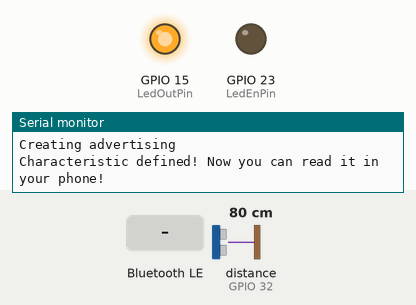
A sketch run on a simulated ESP32. Shown: output pins drawn as LEDs (lit = HIGH), the last lines printed to the serial monitor. Wiring (inferred from the names in the program): ultrasonic range finder: trigger GPIO 33; echo GPIO 32. Inputs (shaded band) come from the test bench; at power-on: distance to the obstacle (sensor on GPIO 32) 80 cm. The echo pulse lasts 58.3 µs per cm; nothing arrives over Bluetooth unless stated; a phone connects over Bluetooth LE 3 s after start; pins used as bus, display or sensor lines are not drawn.

Above: at 1.2 s.
1.3 s: Bluetooth LE write "5" received
At 2.7 s:
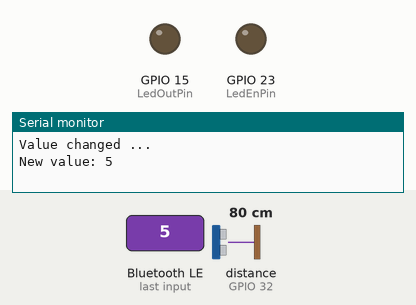
3.6 s: Bluetooth LE write "90" received
At 4.9 s:
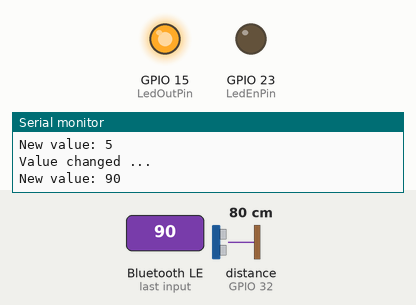
5.8 s: distance to the obstacle (sensor on GPIO 32) set to 86 cm
7.5 s: distance to the obstacle (sensor on GPIO 32) set to 94 cm
At 8.8 s:
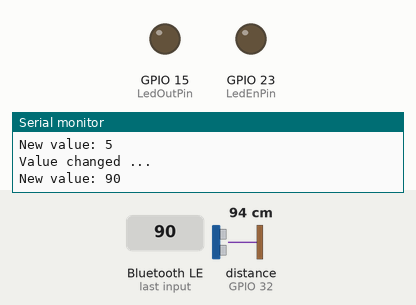
Timing chart, 0 to 10.5 s (numbered marks = the images above; inputs shaded):
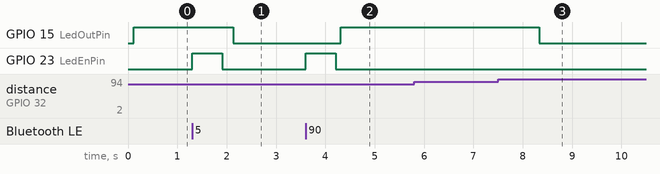

The sketch:

RW_Sensor_Actuador.ino
```cpp
/* este código se encarga de tomar una distancia cada un segundo
 *  y de acuerdo a la distancia deseada, si la distancia es menor,
 *  entonces se enciende un led indicando que hay un objeto cerca,
 *  de lo contrario se apaga el led. la distancia deseada se puede
 *  cambiar a través de la app ingresando al servicio UUI que genera
 *  la ESP32,. EN la app también se puede obtener la distancia que
 *  lee el sensor y la distancia deseada.
 */

#include <BLEDevice.h>
#include <BLEUtils.h>
#include <BLEServer.h>

// See the following for generating UUIDs:
// https://www.uuidgenerator.net/

#define SERVICE_UUID                  "72df1985-2530-4604-b046-b131277fab48"
#define ACTUATOR_CHARACTERISTIC_UUID  "beb5483e-36e1-4688-b7f5-ea07361b26a8"

#define TrigPin     33
#define EchoPin     32
#define SoundSpeed  0.034  //cm/uS
long    Duracion;
float   DistCm;
String  DistDeseada = "150";
String  Dato;

#define LedEnPin    23
#define LedOutPin   15
char    ledStatus   = 48; // 0 in ASCII

class MyCallbacks: public BLECharacteristicCallbacks {
  void onWrite(BLECharacteristic *ActuatorCharacteristic) {
    std::string Value = ActuatorCharacteristic->getValue();
    String valStr = Value.c_str();
    if (valStr.toInt() != DistDeseada.toInt()) {
      digitalWrite(LedEnPin, HIGH);
      Serial.println("Value changed ...");
      Serial.print("New value: ");
      Serial.println(valStr);
      DistDeseada = valStr;
      ActuatorCharacteristic->setValue(DistDeseada.c_str());
      delay(600);
      digitalWrite(LedEnPin, LOW);
    }
  }
};

// New characteristic with object to manage it
BLECharacteristic ActuatorCharacteristic(
  ACTUATOR_CHARACTERISTIC_UUID,
  BLECharacteristic::PROPERTY_READ |
  BLECharacteristic::PROPERTY_WRITE
);

BLECharacteristic *SensorCharacteristic;

void setup() {
  Serial.begin(115200);
  Serial.println("Starting BLE!");
  Serial.println("Initializing device");
  BLEDevice::init("Alarma Distancia"); // Initializing the device with its name
  Serial.println("Creating server");
  BLEServer *pServer = BLEDevice::createServer(); // Create the server
  Serial.println("Adding service UUID");
  BLEService *pService = pServer->createService(SERVICE_UUID); // Creating a new service into server

  // Adding a characteristic with the object name (official UUID), without object (this characteristic will not change)
  Serial.println("Adding sensor characteristic");
  SensorCharacteristic = pService->createCharacteristic(
                                 BLEUUID((uint16_t)0x2A00),
                                 BLECharacteristic::PROPERTY_READ
  );

  SensorCharacteristic->setValue((uint8_t*)&Dato, 10);

  // Adding a characteristic to control the led with 0 and 1
  Serial.println("Adding actuator characteristic");
  pService->addCharacteristic(&ActuatorCharacteristic);

  ActuatorCharacteristic.setCallbacks(new MyCallbacks());
  ActuatorCharacteristic.setValue(DistDeseada.c_str());

  Serial.println("Starting...");
  pService->start();

  Serial.println("Creating advertising");
  // BLEAdvertising *pAdvertising = pServer->getAdvertising();  // this still is working for backward compatibility
  BLEAdvertising *pAdvertising = BLEDevice::getAdvertising();
  pAdvertising->addServiceUUID(SERVICE_UUID);
  pAdvertising->setScanResponse(true);
  pAdvertising->setMinPreferred(0x06);  // functions that help with iPhone connections issue
  pAdvertising->setMinPreferred(0x12);
  BLEDevice::startAdvertising();
  Serial.println("Characteristic defined! Now you can read it in your phone!");

  pinMode(TrigPin, OUTPUT);
  pinMode(EchoPin, INPUT);
  pinMode(LedEnPin, OUTPUT);
  pinMode(LedOutPin, OUTPUT);
}

void loop() {
  digitalWrite(TrigPin, LOW);
  delayMicroseconds(2);
  digitalWrite(TrigPin, HIGH);
  delayMicroseconds(10);
  digitalWrite(TrigPin, LOW);
  Duracion = pulseIn(EchoPin, HIGH);
  DistCm = Duracion * SoundSpeed/2;
  Dato = String(DistCm, 2) + " cm";

  SensorCharacteristic->setValue((uint8_t*)&Dato, 10);
  delay(100);

  if (DistCm > DistDeseada.toInt()) {
    digitalWrite(LedOutPin, LOW); // LED Off
    ledStatus = 48;
  }
  else if (DistCm <= DistDeseada.toInt()) {
    ledStatus = 49;
    digitalWrite(LedOutPin, HIGH); // LED On
  }
  delay(900);
}
```

Measured:
- the behaviour switches between 90 and 91 cm on distance to the obstacle (sensor on GPIO 32) (found by bisection; images 2 and 3)
- after the input at 1.3 s, GPIO 15 (LedOutPin): HIGH → LOW after 0.83 s; GPIO 23 (LedEnPin): LOW → HIGH at once, → LOW 0.60 s later
- after the input at 3.6 s, GPIO 15 (LedOutPin): LOW → HIGH after 0.71 s; GPIO 23 (LedEnPin): LOW → HIGH at once, → LOW 0.60 s later
- after the input at 5.8 s, every drawn part: stays the same
- after the input at 7.5 s, GPIO 15 (LedOutPin): HIGH → LOW after 0.83 s
